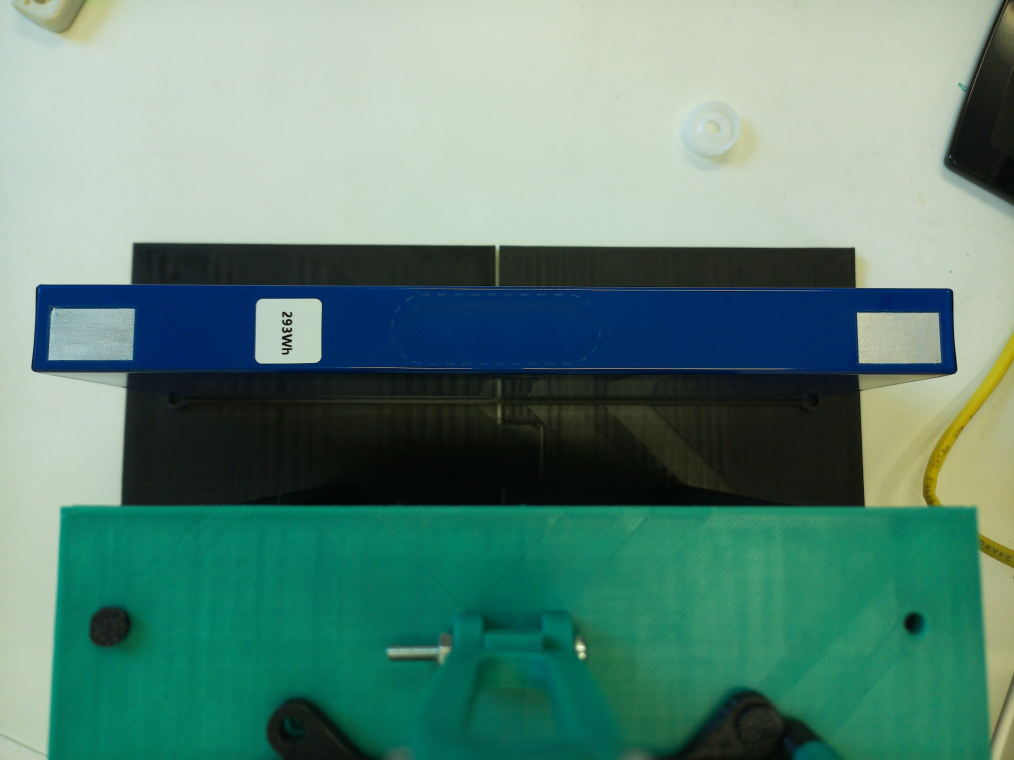
#> input picture Image/image_20250917_101430.jpg, 4056 x 3040 px (shown at 1/4 size)
$ python test_analyzer_roi.py
#> lines starting #> are read from the running program, lines starting #| are printed output that depends on the picture; after the words box and inside, x2 and y2 are one past the last pixel; in counts of white or black regions, pixels touching at a corner belong together
# test_analyzer_roi.py (Version mit Gate 1 UND Gate 2)
import cv2
import numpy as np
import os

# ===== KONFIGURATION (Deine kalibrierten Werte!) =====
# --- ROI ---
ROI_Y_START = 1225 # Dein Wert
ROI_Y_END = 1500 # Dein Wert
ROI_X_START = 180 # Dein Wert
ROI_X_END = 650   # Dein Wert

# --- GEOMETRIE-PRÜFUNG ---
LOWER_SILVER = np.array([0, 0, 127]) # Dein kalibrierter Wert
UPPER_SILVER = np.array([114, 103, 255]) # Dein kalibrierter Wert

# Toleranzen für die Geometrie (Werte nach Kalibrierung eintragen)
MIN_FLAECHE_CUTOUT = 63000
MAX_FLAECHE_CUTOUT = 77500

#Toleranzen für die Position des Mittelpunkts (relativ zum ROI)
ERWARTETE_X_POS_ROI = 194 # Dein kalibrierter Wert
ERWARTETE_Y_POS_ROI = 126 # Dein kalibrierter Wert
POS_TOLERANZ = 30

# --- SAUBERKEITS-PRÜFUNG ---
# WICHTIG: Diese Werte mussen noch mal mit dem hsv_calibrator.py kalibrieret werden!
LOWER_BLUE = np.array([80, 37, 45])
UPPER_BLUE = np.array([130, 190, 153])
ANTEIL_BLAU_FUER_IO = 0.01 # Weniger als 1% blaue Pixel = I.O.

# ====================================================================

test_image_path = "Image/image_20250917_101430.jpg" # Ändere den Pfad!

# --- Code-Beginn  ---

image = cv2.imread(test_image_path)
#> image is the input picture: shape (3040, 4056, 3); mean B, G, R 120.3, 133.9, 93.8
# ... (ROI zuschneiden) ...
roi = image[ROI_Y_START:ROI_Y_END, ROI_X_START:ROI_X_END].copy()
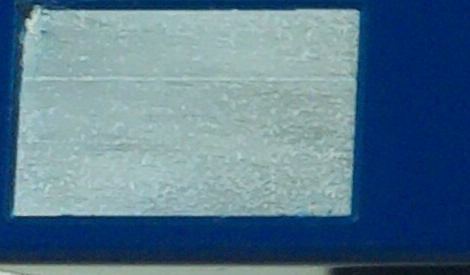
#> roi: shape (275, 470, 3); mean B, G, R 140.7, 119.4, 87.5
output_roi = roi.copy()
hsv_roi = cv2.cvtColor(roi, cv2.COLOR_BGR2HSV)
#> hsv_roi: shape (275, 470, 3); mean H, S, V 96.5, 124.9, 141.9


# --- Geometrie-Prüfung (bleibt gleich) ---
silver_mask = cv2.inRange(hsv_roi, LOWER_SILVER, UPPER_SILVER)
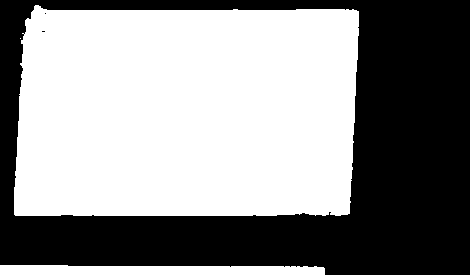
#> silver_mask: shape (275, 470); 55.8% white; 3 black regions (2 under 20 px)
contours, _ = cv2.findContours(silver_mask, cv2.RETR_EXTERNAL, cv2.CHAIN_APPROX_SIMPLE)
#> contours = 3 contours, 1 with area under 20; largest, box (x1, y1, x2, y2) and area: (14, 5, 359, 216) 68548, (0, 265, 325, 275) 2638

final_status = "nio"
final_mask_to_save = silver_mask # Standardmäßig die Silber-Maske speichern

if contours:
    cutout_contour = max(contours, key=cv2.contourArea)
#> cutout_contour = contour of 175 points, box (x1, y1, x2, y2) (14, 5, 359, 216), area 68548
    flaeche = cv2.contourArea(cutout_contour)
#> flaeche = 68548
    M = cv2.moments(cutout_contour)
#> M = moments, m00 68548, centre m10/m00, m01/m00 = (186.4, 112.4)
    cX = int(M["m10"] / M["m00"]) if M["m00"] != 0 else 0
#> cX = 186
    cY = int(M["m01"] / M["m00"]) if M["m00"] != 0 else 0
#> cY = 112

    flaeche_ok = MIN_FLAECHE_CUTOUT < flaeche < MAX_FLAECHE_CUTOUT
#> flaeche_ok = True
    pos_ok = abs(cX - ERWARTETE_X_POS_ROI) <= POS_TOLERANZ and abs(cY - ERWARTETE_Y_POS_ROI) <= POS_TOLERANZ
#> pos_ok = True

    if flaeche_ok and pos_ok:
        print("✅ Geometrie bestanden. Starte Gate 2: Sauberkeits-Prüfung...")

        # ===== HIER KOMMT DIE NEUE LOGIK FÜR GATE 2 =====
        cutout_mask = np.zeros_like(silver_mask)
        cv2.drawContours(cutout_mask, [cutout_contour], -1, 255, thickness=cv2.FILLED)
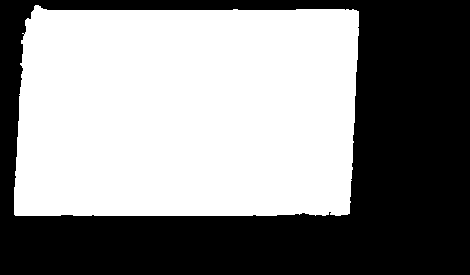
#> cutout_mask: shape (275, 470); 53.5% white; 1 black region, box (x1, y1, x2, y2) and area: (0, 0, 470, 275) 60158


        blue_mask = cv2.inRange(hsv_roi, LOWER_BLUE, UPPER_BLUE)
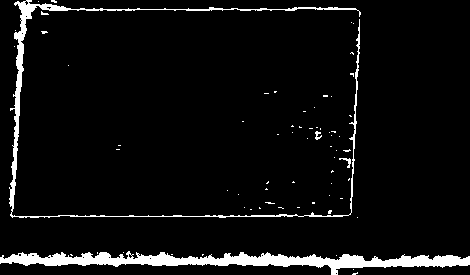
#> blue_mask: shape (275, 470); 5.9% white; 68 white regions (64 under 20 px), largest, box (x1, y1, x2, y2) and area: (0, 251, 470, 275) 4488, (9, 0, 361, 218) 2785, (339, 158, 351, 168) 42, (315, 131, 322, 140) 35
        blaue_reste_maske = cv2.bitwise_and(blue_mask, blue_mask, mask=cutout_mask)
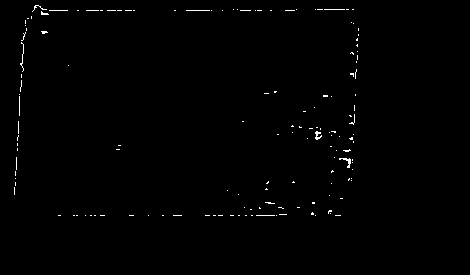
#> blaue_reste_maske: shape (275, 470); 0.61% white in thin lines or dots, all inside (x1, y1, x2, y2) = (14, 5, 359, 216)

        blauer_anteil = np.sum(blaue_reste_maske > 0) / flaeche
#> blauer_anteil = 0.0115

        print(f"-> Messung Sauberkeit: Blauer Anteil = {blauer_anteil:.3%}")
#| -> Messung Sauberkeit: Blauer Anteil = 1.151%

        if blauer_anteil < ANTEIL_BLAU_FUER_IO:
            print("-> Ergebnis Sauberkeit: Cut-Out ist sauber.")
            final_status = "io"
        else:
            print("-> Ergebnis Sauberkeit: Blaue Reste gefunden.")
            final_status = "Blauanteil"

        final_mask_to_save = blaue_reste_maske # Wir wollen die blauen Reste im Ergebnisbild sehen
    else:
        print("❌ Geometrie-Prüfung fehlgeschlagen. STATUS: N.I.O.")
        # final_status bleibt 'nio'
else:
    print("❌ Geometrie-Prüfung fehlgeschlagen: Kein Cut-Out gefunden. STATUS: N.I.O.")
    # final_status bleibt 'nio'

# --- Finale Ausgabe und Speichern ---
print(f"\n--- ENDGÜLTIGER STATUS: {final_status.upper()} ---")

  # Zeichne die gefundene Kontur (grün) und den Mittelpunkt (rot)
cv2.drawContours(output_roi, [cutout_contour], -1, (0, 255, 0), 2)
cv2.circle(output_roi, (cX, cY), 7, (0, 0, 255), -1)
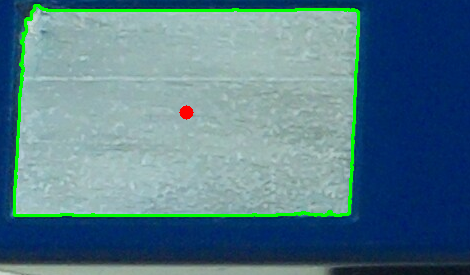
#> output_roi: shape (275, 470, 3); mean B, G, R 136.6, 122.4, 85

output_folder = "analyse_ergebnisse"
os.makedirs(output_folder, exist_ok=True)
cv2.imwrite(os.path.join(output_folder, f"ergebnis_{final_status}.jpg"), final_mask_to_save)
print(f"Ergebnisbild wurde in '{output_folder}' gespeichert.")

# --- NEUE VISUALISIERUNG: BILDER SPEICHERN ---
print("\n--- Speichere Analyse-Bilder ---")
output_folder = "analyse_ergebnisse"
os.makedirs(output_folder, exist_ok=True)

# Speichere die wichtigen Analyse-Schritte als Bilder
cv2.imwrite(os.path.join(output_folder, "1_roi_ausschnitt.jpg"), roi)
cv2.imwrite(os.path.join(output_folder, "2_silber_erkennung_maske.jpg"), silver_mask)
cv2.imwrite(os.path.join(output_folder, "3_gefundene_kontur_mit_mittelpunkt.jpg"),output_roi)


print(f"Ergebnisbilder wurden im Ordner '{output_folder}' gespeichert.")


cv2.waitKey(0)
cv2.destroyAllWindows()

$ run again, with Image/image_20250828_115602.jpg copied over Image/image_20250917_101430.jpg
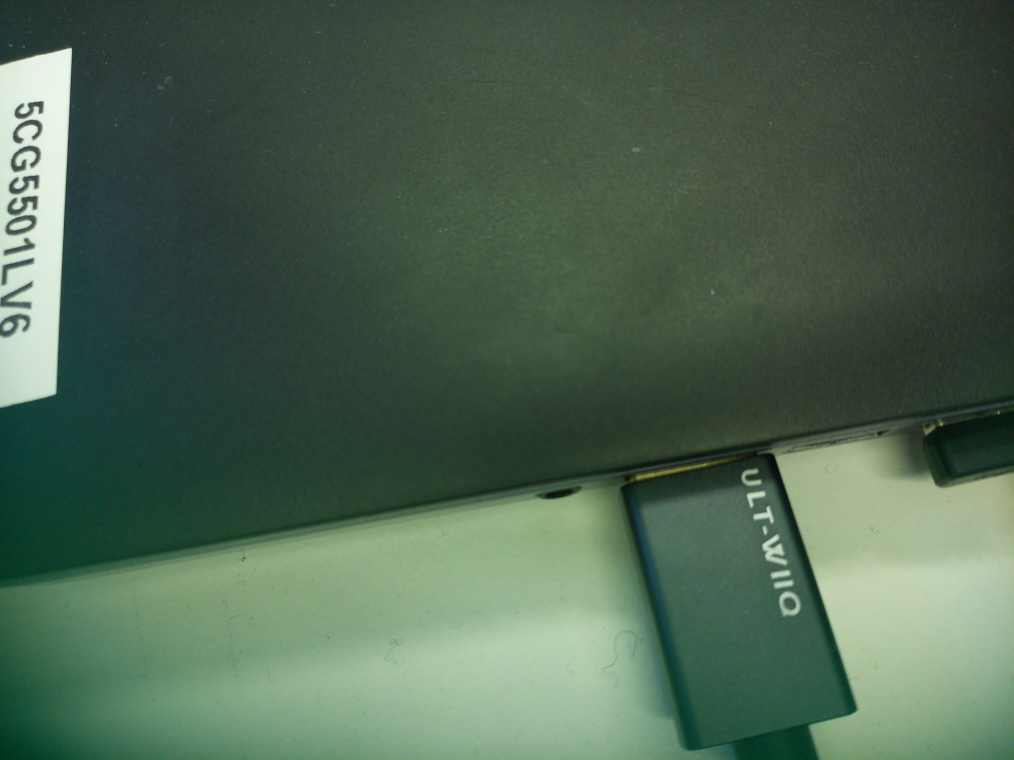
#> input picture Image/image_20250828_115602.jpg, 4056 x 3040 px (shown at 1/4 size)
#> image is the input picture: shape (3040, 4056, 3); mean B, G, R 81.3, 100.7, 77.6
#> hsv_roi: shape (275, 470, 3); mean H, S, V 85, 116, 81
#> `silver_mask = cv2.inRange(hsv_roi, LOWER_SILVER, UPPER_SILVER)`:
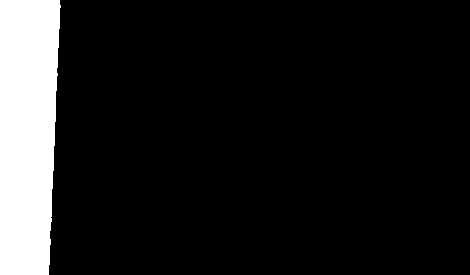
#> silver_mask: shape (275, 470); 11.7% white; 1 white region
#> contours = 1 contour; box (x1, y1, x2, y2) and area: (0, 0, 61, 275) 14740
#> cutout_contour = contour of 41 points, box (x1, y1, x2, y2) (0, 0, 61, 275), area 14740
#> flaeche = 14739.5
#> M = moments, m00 14739.5, centre m10/m00, m01/m00 = (27, 132.1)
#> cX = 26
#> cY = 132
#> flaeche_ok = False
#> `cv2.circle(output_roi, (cX, cY), 7, (0, 0, 255), -1)`:
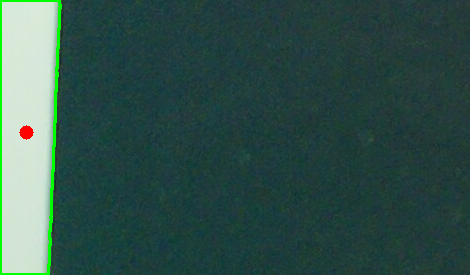
#> output_roi: shape (275, 470, 3); mean B, G, R 74.1, 81, 49.3
